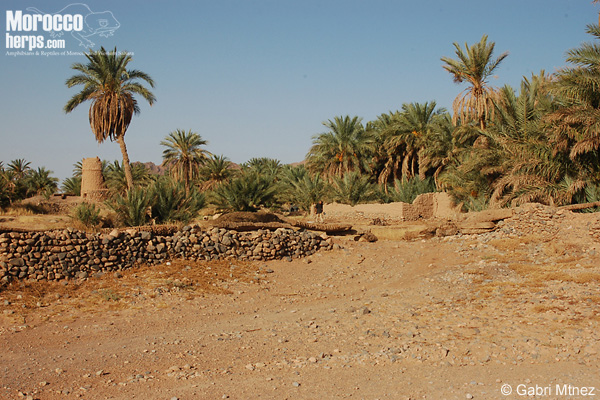
#> input picture viboras/h1.jpg, 600 x 400 px, found by its file name; its folder holds 4 pictures in this run
$ python fotosRedes.py   (older library calls are emulated)
#> lines starting #> are read from the running program, lines starting #| are printed output that depends on the picture; pictures that were not available may be replaced by others from this repository, and a replacement may not be noted
# -*- coding: utf-8 -*-
"""
Created on Fri Oct 27 00:56:12 2017

@author: Alexis  Martinez
 """
import os
from PIL import Image
import numpy as np
from xml.etree.ElementTree import ElementTree
from xml.etree.ElementTree import Element
import xml.etree.ElementTree as ET


### Estructura del archivo xml
root = Element('annotation')
tree = ElementTree(root)
folder = ET.SubElement(root,'folder')
filename = ET.SubElement(root,'filename')
path = ET.SubElement(root,'path')
source = ET.SubElement(root,'source')
database = ET.SubElement(source ,'database')
size = ET.SubElement(root,'size')
width = ET.SubElement(size,'width')
height = ET.SubElement(size,'height')
depth = ET.SubElement(size,'depth')
segmented = ET.SubElement(root,'segmented')
objects = ET.SubElement(root,'object')
name = ET.SubElement(objects,'name')
pose = ET.SubElement(objects,'pose')
truncated = ET.SubElement(objects,'truncated')
difficult = ET.SubElement(objects,'difficult')
bndbox = ET.SubElement(objects,'bndbox')
xmin = ET.SubElement(bndbox,'xmin')
ymin = ET.SubElement(bndbox,'ymin')
xmax = ET.SubElement(bndbox,'xmax')
ymax = ET.SubElement(bndbox,'ymax')


folder.text = 'fotos redes'

database.text = 'Viboras'
depth.text = "3"
segmented.text = "0"
difficult.text = "0"
pose.text = "Unspecified"
truncated.text = "0"
c = str(os.getcwd()) + "\ "
c = c[:-1]

for i in range(1,5):
    habitat = "viboras/h" + str(i) + ".jpg"
    print(habitat)
    image = Image.open(habitat)#.convert("RGBA")
#> image is the input picture: PIL image 600x400 RGB; mean R, G, B 145.2, 128.6, 105

    for j in range(1,6):
        vibora = "viboras/vib" + str(j) + ".png"
        print(vibora)
        vib = Image.open(vibora).convert("RGBA")

        name.text = "vib" + str(j)

        for k in range(10):
            size = np.random.randint(70,130)
            r = size/float(vib.width)
            sizeheight = int(vib.height * r)
            #vib = vib.rotate(np.random.randint(180))
            vib = vib.resize((size,sizeheight),Image.ANTIALIAS)
            image_copy = image.copy()
            width.text = str(image_copy.width)
            height.text = str(image_copy.height)


            posw = np.random.randint((image_copy.width - vib.width))
            xmin.text = str(posw)
            xmax.text = str(posw + vib.width)

            posh = np.random.randint((image_copy.height - vib.height))
            ymin.text = str(posh)
            ymax.text = str(posh + vib.height)

            position = (posw, posh)
            image_copy.paste(vib, position,vib)

            new_name = "viboras_" + str(i) + "_" + str(j) +"_"+ str(k)+ ".jpg"
            filename.text = new_name
            path.text = c + new_name

            new_namexml = "viboras_" + str(i) + "_" + str(j) +"_"+ str(k)+ ".xml"

            image_copy.save(new_name)
            tree.write(new_namexml)
#> this loop made 10 passes
#> pass 1, `vib = vib.resize((size,sizeheight),Image.ANTIALIAS)`:
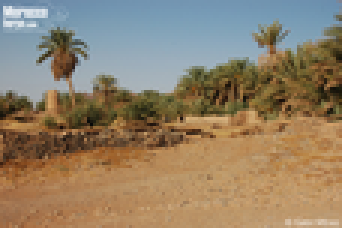
#> vib: PIL image 114x76 RGBA (shown 3 times larger); mean R, G, B, A 145.2, 128.6, 105, 255
#> pass 1, `image_copy.save(new_name)`:
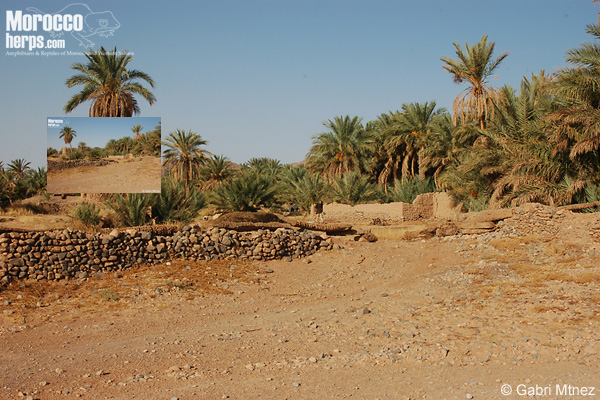
#> saved as viboras_1_1_0.jpg: PIL image 600x400 RGB; mean R, G, B 145.3, 128.4, 104.4
#> pass 2, `vib = vib.resize((size,sizeheight),Image.ANTIALIAS)`:
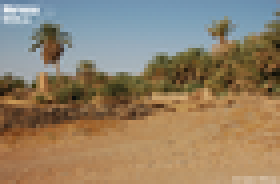
#> vib: PIL image 70x46 RGBA (shown 4 times larger); mean R, G, B, A 145.2, 128.6, 105, 255
#> pass 2, `image_copy.save(new_name)`:
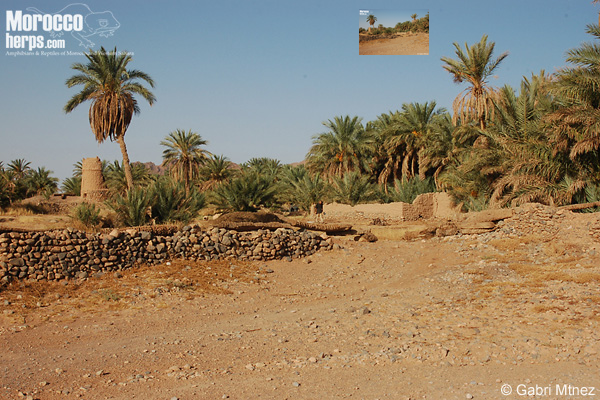
#> saved as viboras_1_1_1.jpg: PIL image 600x400 RGB; mean R, G, B 145.5, 128.2, 104
#> after the loop:
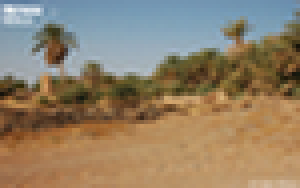
#> vib: PIL image 75x47 RGBA (shown 4 times larger); mean R, G, B, A 145.2, 128.6, 104.9, 255
#> (the run stopped early here; a loop or call above may not have finished)
